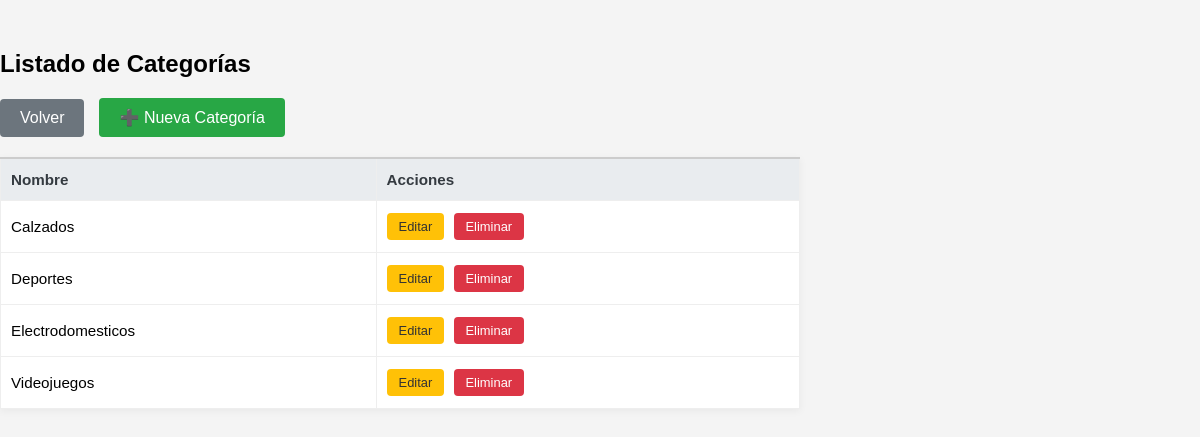
/categorias/ (signed in), run on the app's committed database.
### inventario/models.py (models this page shows, shortened)
class Categoria(models.Model):
    idCategoria = models.AutoField(primary_key=True) # Clave primaria autoincremental
    nombre = models.CharField(max_length=100, unique=True, verbose_name='Nombre de la Categoría')
    class Meta:
        verbose_name = "Categoría"
        verbose_name_plural = "Categorías"

### inventario/views.py (the view)
# urls.py: path('categorias/', views.listar_categorias, name='listar_categorias'),
@login_required
def listar_categorias(request):
    categorias = Categoria.objects.all().order_by('nombre')
    return render(request, 'categoria_listado.html', {'categorias': categorias})

### templates/categoria_listado.html (shortened to what this page needs)
{% load static %}
<!DOCTYPE html>
<html>
  <head>
    <link rel="stylesheet" href="{% static 'inventario/css/styles.css' %}" />
  </head>
  <body>
    <div
      class="container"
      style="width: 80%; max-width: 800px; margin-top: 50px"
    >
      <div class="content">
        <h2>Listado de Categorías</h2>
        <div
          class="form-actions"
          style="justify-content: flex-start; margin-bottom: 20px"
        >
          <a
            href="{% url 'home_inventario' %}"
            class="auth-button"
            style="
              background-color: #6c757d;
              text-decoration: none;
              margin-right: 15px;
            "
          >
            Volver
          </a>
          <a
            href="{% url 'crear_categoria' %}"
            class="auth-button"
            style="background-color: #28a745; text-decoration: none"
          >
            ➕ Nueva Categoría
          </a>
        </div>
        {% if not categorias %}
        <p>No hay categorías registradas.</p>
        {% else %}
        <table class="data-table">
          <thead>
            <tr>
              <th>Nombre</th>
              <th>Acciones</th>
            </tr>
          </thead>
          <tbody>
            {% for categoria in categorias %}
            <tr>
              <td>{{ categoria.nombre }}</td>
              <td>
                <a
                  href="{% url 'editar_categoria' pk=categoria.pk %}"
                  class="action-link edit-btn"
                  >Editar</a
                >
                <form
                  method="post"
                  action="{% url 'eliminar_categoria' pk=categoria.pk %}"
                  style="display: inline"
                  onsubmit="return confirm('¿Está seguro de que desea eliminar la categoría {{ categoria.nombre }}? Esto solo es posible si no tiene productos asociados.');"
                >
                  <button
                    type="submit"
                    class="action-link delete-btn"
                    style="border: none; cursor: pointer"
                  >
                    Eliminar
                  </button>
                </form>
              </td>
            </tr>
            {% endfor %}
          </tbody>
        </table>
        {% endif %}
      </div>
    </div>
  </body>
</html>

### inventario/static/inventario/css/styles.css (style rules this page uses)
body { font-family: "Arial", sans-serif; margin: 0; background-color: #f4f4f4; }
.form-actions { display: flex; justify-content: space-between; align-items: center; margin-top: 20px; }
.auth-button { background-color: #28a745; color: white; border: none; padding: 10px 20px; border-radius: 4px; cursor: pointer; font-size: 1em; transition: background-color 0.3s, opacity 0.3s; text-align: center; text-decoration: none; }
.data-table { width: 100%; border-collapse: collapse; margin-top: 20px; background-color: white; box-shadow: 0 2px 8px rgba(0, 0, 0, 0.05); }
.data-table th, .data-table td { border: 1px solid #eee; padding: 12px 10px; text-align: left; font-size: 0.95em; }
.data-table th { background-color: #e9ecef; color: #343a40; font-weight: bold; border-top: 2px solid #ccc; }
.action-link, .action-button { margin-right: 5px; text-decoration: none; padding: 6px 12px; border-radius: 4px; font-size: 0.85em; display: inline-block; border: none; cursor: pointer; }
.edit-btn { background-color: #ffc107; color: #333; }
.delete-btn { background-color: #dc3545; color: white; }

### data on the page
Categoria: nombre "Calzados"
Categoria: nombre "Deportes"
Categoria: nombre "Electrodomesticos"
Categoria: nombre "Videojuegos"
